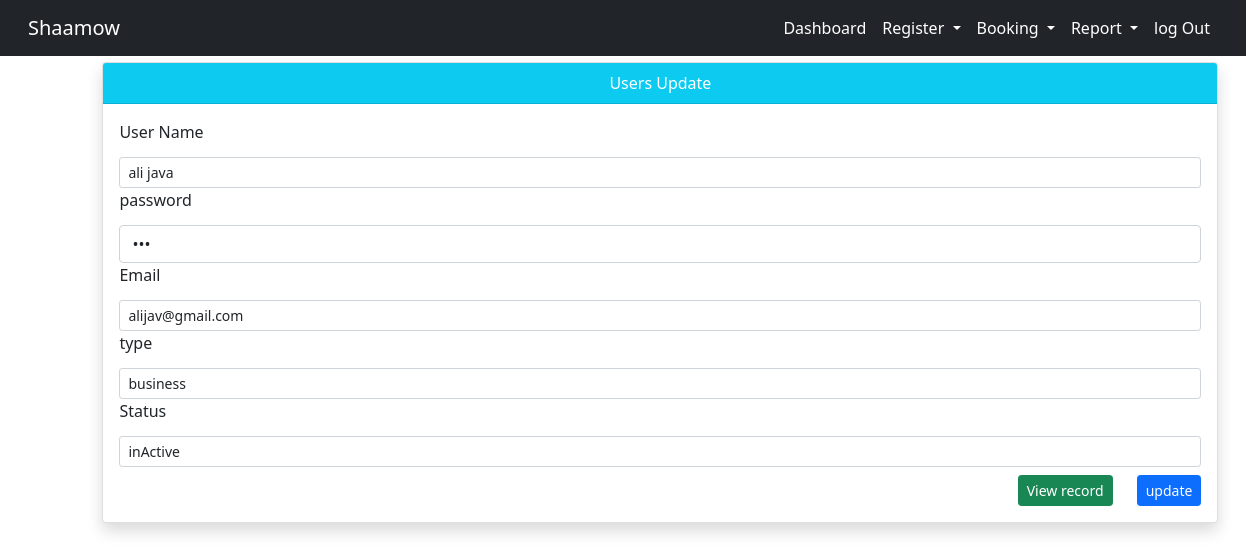
The app's page /users/useredit.php?userid=4&&id=9 with its own data.
### tables this page shows
CREATE TABLE `company_reg` (
  `id` int(11) NOT NULL,
  `Name` varchar(45) NOT NULL,
  `Address` varchar(45) NOT NULL,
  `phone` varchar(45) NOT NULL,
  `email` varchar(45) NOT NULL,
  `company_logo` varchar(85) DEFAULT NULL,
  `Description` varchar(155) NOT NULL
);

CREATE TABLE `users` (
  `id` int(11) NOT NULL,
  `company_id` int(11) NOT NULL,
  `username` varchar(35) DEFAULT NULL,
  `password` varchar(35) DEFAULT NULL,
  `email` varchar(35) DEFAULT NULL,
  `type` varchar(35) DEFAULT NULL,
  `date` date DEFAULT NULL,
  `status` varchar(15) NOT NULL
);

### users/useredit.php (the view, shortened to what this page needs)
<?php
include("../conn.php");
include("../Bussiness/home.php");
?>
<?php
$id = $_GET['id'];
$userid = $_GET['userid'];
$sql = "select * from users where company_id='$id' and id='$userid' ";
$query = mysqli_query($conn, $sql);
$data = mysqli_fetch_array($query);
?>
<div class="container justify-center">
    <div class="card shadow">
        <div class="card-header bg bg-info text-center text-white ">Users Update </div>
        <div class="card-body">
            <form id="users" method="Post" action="usersprocess.php">
                <label for="username">User Name</label>
                <input type="text" class="form-control form-control-sm" id="name" name="name" value="<?php echo $data['username'] ?>">
                <label for="pass">password</label>
                <input type="password" name="pass" id="pass" class="form form-control" value="<?php echo $data['password'] ?>">
                <label class="form-label">Email</label>
                <input type="email" name="email" id="email" class="form-control form-control-sm" value="<?php echo $data['email'] ?>">
                <label class="form-label">type</label>
                <select class="form-control form-control-sm" id="type" name="type" value="<?php echo $data['type'] ?>">
                    <option value="<?php echo $data['type'] ?>"><?php echo $data['type'] ?></option>
                </select>
                <label class="form-label">Status</label>
                <input type="text" class="form-control form-control-sm" id="status" name="status" value="<?php echo $data['status'] ?>">
                <input type="submit" value="update" class="btn btn-primary btn-sm mt-2 float-right">
                <a href="users.php?id=<?php echo $id ?>" class="btn btn-success btn-sm mt-2 mr-4 float-right">View record</a>
            </form>
        </div>
    </div>

### Bussiness/home.php (shortened to what this page needs)
<?php
@include("../conn.php");
include("header.php");
?>
<head>
    <link href="https://cdn.jsdelivr.net/npm/bootstrap@5.0.2/dist/css/bootstrap.min.css" rel="stylesheet">
    <link  rel="stylesheet" href="https://cdnjs.cloudflare.com/ajax/libs/font-awesome/6.2.0/css/all.min.css">
</head>
<?php
$id=$_GET['id'];
$query=mysqli_query($conn,"select * from company_reg  where id='$id'");
$data=mysqli_fetch_array($query);
?>
<nav class="navbar navbar-expand-sm navbar-light bg-dark fixed-top">
    <div class="container-fluid ">
        <a class="navbar-brand" id='a' href="#"><?php echo $data['Name']?></a>
        <div class="collapse navbar-collapse justify-content-end" id="navbarNavDropdown">
            <ul class="navbar-nav ">
                <li class="nav-item ">
                    <a class="nav-link" id='a' href="../dashboard/dashboard.php?id=<?php echo $data["id"];?>">Dashboard</a>
                </li>
                <li class="nav-item dropdown">
                    <a class="nav-link dropdown-toggle" id='a' href="#" id="navbarDropdownMenuLink" data-toggle="dropdown" aria-haspopup="true" aria-expanded="false">
                        Register</i>
                    </a>
                    <li class="nav-item dropdown">
                    <a class="nav-link dropdown-toggle" id='a' href="#" id="navbarDropdownMenuLink" data-toggle="dropdown" aria-haspopup="true" aria-expanded="false">
                        Booking</i>
                    </a>
                    </li>
                           <li class="nav-item dropdown">
                    <a class="nav-link dropdown-toggle" id='a' href="#" id="navbarDropdownMenuLink" data-toggle="dropdown" aria-haspopup="true" aria-expanded="false">
                    Report</i>
                    </a>
                    </li>
                <li class="nav-item ">
                    <a class="nav-link" id='a' href="../login.php">log Out</a>
                </li>
            </ul>
</nav>

### assets/css/style.css (style rules this page uses)
a { color: #1977cc; }

### Bussiness/home.php (style rules this page uses)
#a { color: white; }
.form-control { margin-top: 5px; }

### records on screen
company_reg: Name "Shaamow"
users: name "ali java", email "alijav@gmail.com", type "business", status "inActive"
